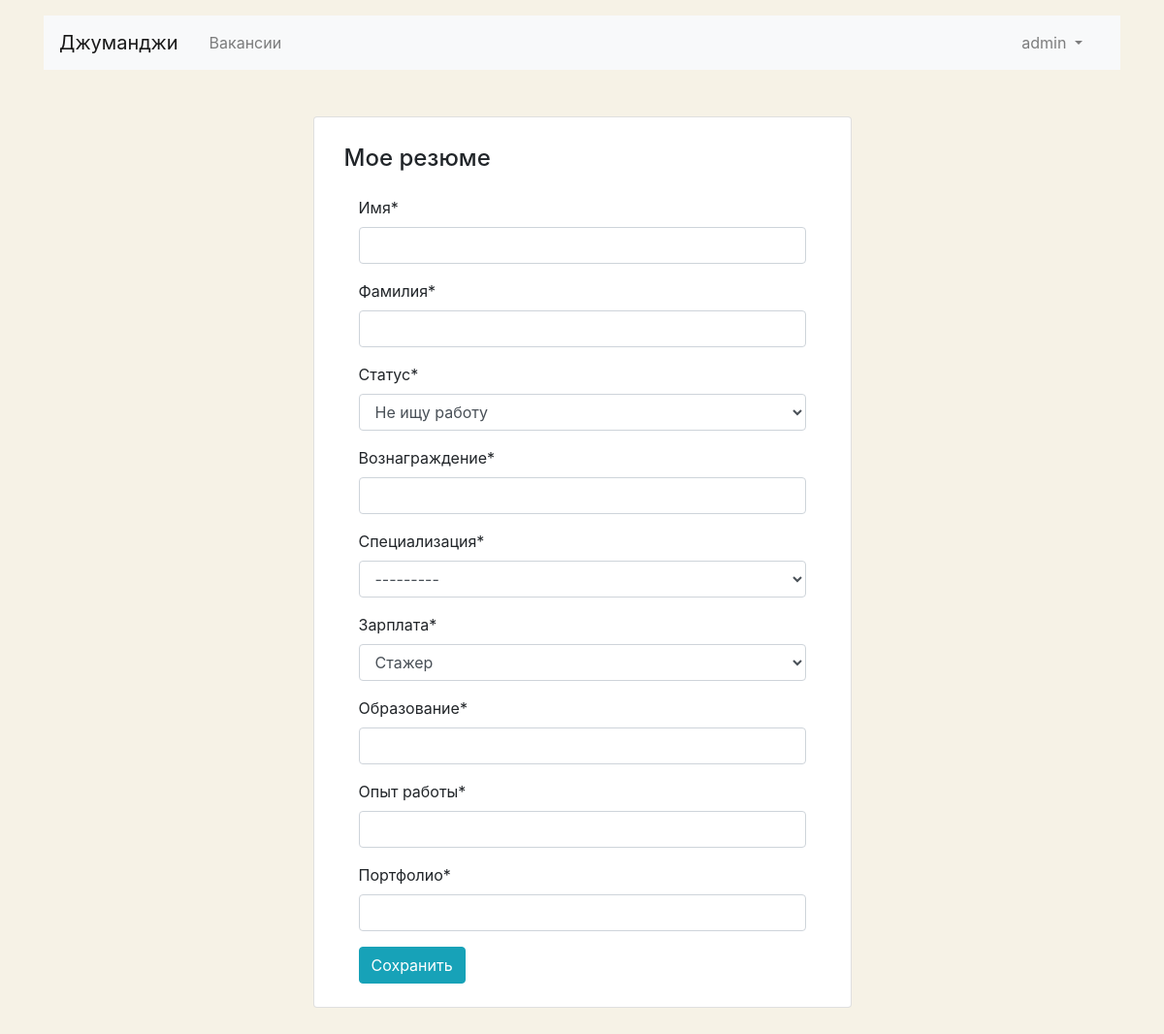
The app's page /myresume/ (signed in), older data.
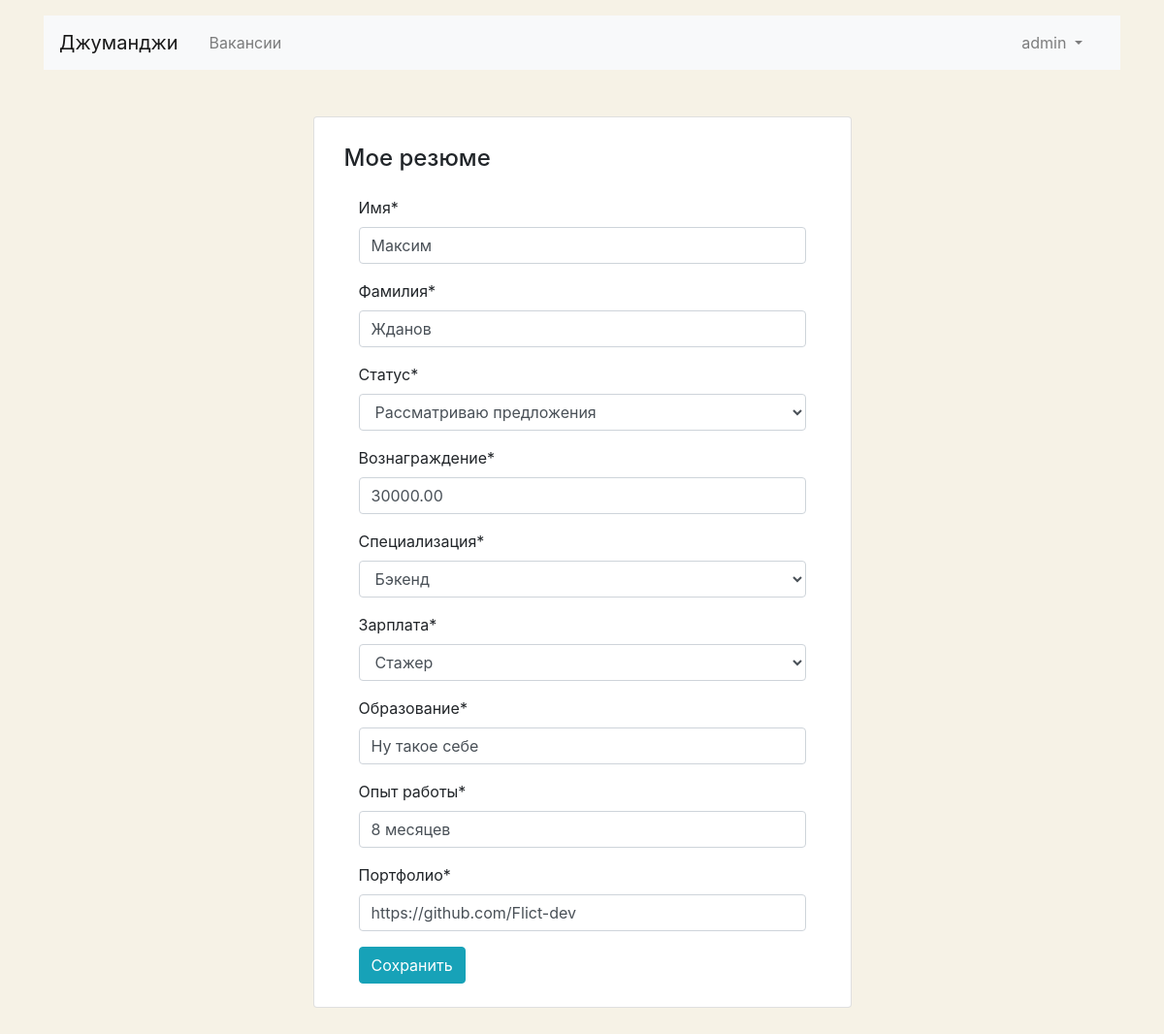
The same page, newer data.
### company/models.py (models this page shows, shortened)
class Resume(models.Model):
    GRADE_CHOICES = [
        ('TR', 'Стажер'),
        ('JR', 'Джуноир'),
        ('MD', 'Мидл'),
        ('SR', 'Синьор'),
        ('TM', 'Лид')
    ]
    STATUS_CHOICES = [
        ('NS', 'Не ищу работу'),
        ('SS', 'Рассматриваю предложения'),
        ('IS', 'Ищу работу'),
    ]
    user = models.OneToOneField(User, on_delete=models.CASCADE, verbose_name='Пользователь')
    name = models.CharField(max_length=30, verbose_name='Имя')
    surname = models.CharField(max_length=30, verbose_name='Фамилия')
    status = models.CharField(max_length=40, choices=STATUS_CHOICES, default='NS', verbose_name='Статус')
    salary = models.DecimalField(decimal_places=2, max_digits=10, verbose_name='Вознаграждение')
    speciality = models.ForeignKey(Speciality, on_delete=models.CASCADE, verbose_name='Специализация')
    grade = models.CharField(max_length=10, choices=GRADE_CHOICES, default='TR', verbose_name='Квалификация')
    education = models.CharField(max_length=100, verbose_name='Образование')
    experience = models.CharField(max_length=100, verbose_name='Опыт работы')
    portfolio = models.CharField(max_length=200, verbose_name='Ссылка на портфолио')
    class Meta:
        verbose_name = 'Резюме'
        verbose_name_plural = 'Резюме'

### users/views.py (the view, shortened to what this page needs)
# urls.py: path('myresume/', ResumeView.as_view(), name='resume'),
class ResumeView(View):
    def get(self, request):
        try:
            resume = Resume.objects.get(user=request.user.id)
            return render(request, 'resume/resume-edit.html', context={'form': ResumeForm(instance=resume)})
        except ObjectDoesNotExist:
            return render(request, 'resume/resume-edit.html', context={'form': ResumeForm})

### company/forms.py
class ResumeForm(ModelForm):
    class Meta:
        model = Resume
        fields = [
            'name',
            'surname',
            'status',
            'salary',
            'speciality',
            'grade',
            'education',
            'experience',
            'portfolio',
        ]
        labels = {
            'name': 'Имя',
            'surname': 'Фамилия',
            'speciality': 'Специализация',
            'status': ' Статус',
            'grade': 'Зарплата',
            'education': 'Образование',
            'experience': 'Опыт работы',
            'portfolio': 'Портфолио',
        }

### company/models.py (called while the page is built)
    def __str__(self):
        return self.title

### templates/resume/resume-edit.html (shortened to what this page needs)
{% extends 'base/base.html' %}
{% load crispy_forms_filters %}
{% block content %}
    <main class="container mt-3 pb-5">
        <section class="col-12 col-lg-6 offset-lg-3 mt-5 card">
            <div class="card-body px-3 pb-4">
                <h1 class="h4 pt-2 pb-3">Мое резюме</h1>
                <form class="col-12 col-md-12" method="POST" enctype="multipart/form-data">
                    {{ form|crispy }}
                    <button type="submit" class="btn btn-info">Сохранить</button>
                </form>
            </div>
        </section>
    </main>
{% endblock %}

### templates/base/base.html (shortened to what this page needs)
<!DOCTYPE html>
<html lang="ru">
<head>
    <link rel="stylesheet" href="https://stackpath.bootstrapcdn.com/bootstrap/4.3.1/css/bootstrap.min.css"
>
</head>
<body>
<header class="container mt-3">
    <nav class="navbar navbar-expand-lg navbar-light bg-light">
        <a class="navbar-brand mr-4" href="{% url 'home' %}">Джуманджи</a>
        <div class="collapse navbar-collapse justify-content-between" id="navbarNav">
            <ul class="navbar-nav col-10">
                <li class="nav-item">
                    <a class="nav-link" href="{% url 'vacancies' %}">Вакансии</a>
                </li>
            </ul>
            <ul class="navbar-nav col-2 justify-content-end">
                {% if user.is_authenticated %}
                    <div class="collapse navbar-collapse justify-content-end" id="navbarNavDarkDropdown">
                        <ul class="navbar-nav">
                            <li class="nav-item dropdown">
                                <a class="nav-link dropdown-toggle" href="#" id="navbarDarkDropdownMenuLink"
                                   role="button"
                                   data-bs-toggle="dropdown" aria-expanded="false">
                                    {{ user.username }}
                                </a>
                            </li>
                        </ul>
                    </div>
                {% else %}
                    <li class="nav-item active">
                        <a href="{% url 'login' %}" class="nav-link font-weight-bold">Вход</a>
                    </li>
                {% endif %}
            </ul>
        </div>
    </nav>
</header>
{% block content %}
{% endblock %}
</body>
</html>

### templates/resume/resume-edit.html (style rules this page uses)
body { background-color: #F6F2E6; }

Row changes from the older to the newer data that the page shows:
added Resume: name "Максим", surname "Жданов", status "Рассматриваю предложения", salary "30000.00", speciality "Бэкенд", grade "Стажер", education "Ну такое себе", experience "8 месяцев", portfolio "https://github.com/Flict-dev"
Text that changed along with them:
form field status: "Не ищу работу" → (not shown)
form field speciality: "---------" → (not shown)
form field grade: "Стажер" → (not shown)
